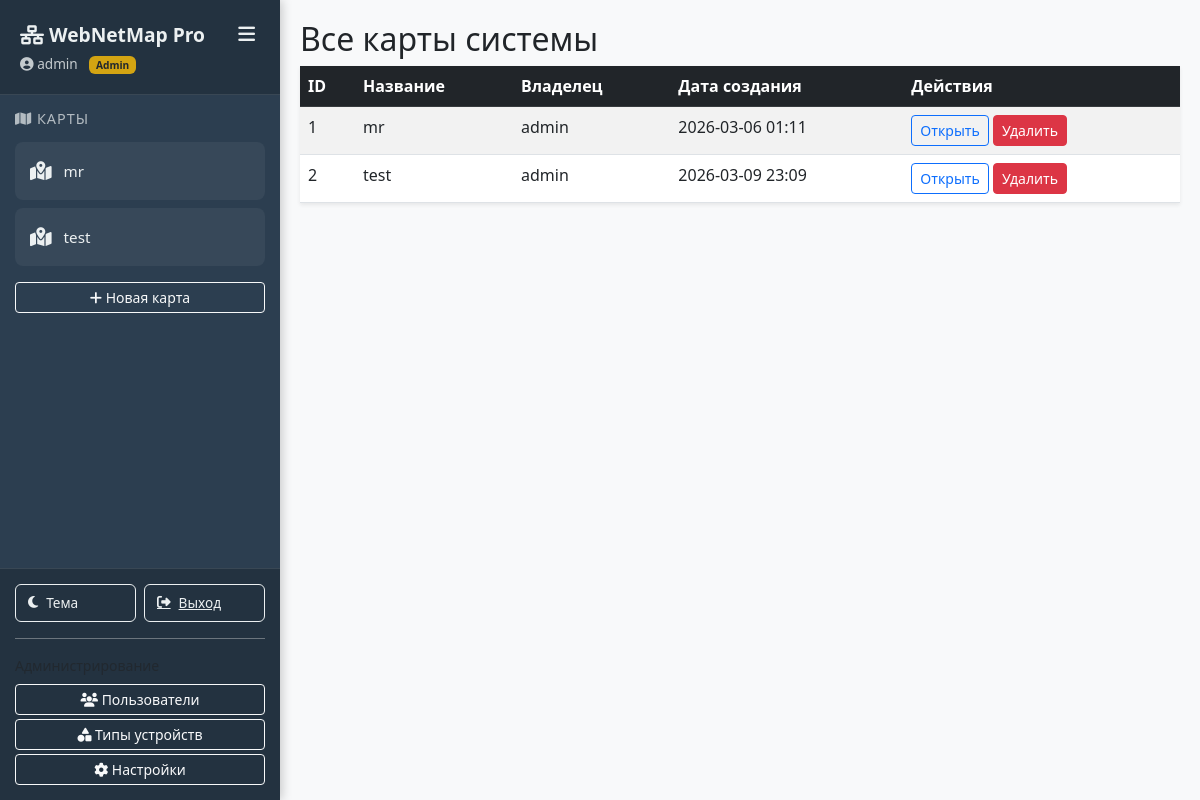
The page /admin/maps (signed in) on the database its author committed.
### models.py (models this page shows, shortened)
class User(UserMixin, db.Model):
    id = db.Column(db.Integer, primary_key=True)
    username = db.Column(db.String(64), unique=True, index=True)
    password_hash = db.Column(db.String(128))
    is_admin = db.Column(db.Boolean, default=False)
    created_at = db.Column(db.DateTime, default=datetime.utcnow)
    maps = db.relationship('Map', backref='owner', lazy='dynamic')

class Map(db.Model):
    id = db.Column(db.Integer, primary_key=True)
    name = db.Column(db.String(128))
    owner_id = db.Column(db.Integer, db.ForeignKey('user.id'))
    created_at = db.Column(db.DateTime, default=datetime.utcnow)
    devices = db.relationship('Device', backref='map', cascade="all, delete-orphan", lazy='dynamic')
    links = db.relationship('Link', backref='map', cascade="all, delete-orphan", lazy='dynamic')

### blueprints/admin.py (the view)
@admin_bp.route('/maps')
def maps_list():  # ⚠️ Важно: имя функции maps_list → endpoint будет admin.maps_list
    all_maps = Map.query.all()
    return render_template('admin/maps.html', maps=all_maps)

### blueprints/admin.py (called while the page is built)
@admin_bp.before_request
def check_admin():
    if not current_user.is_authenticated or not current_user.is_admin:
        flash('Доступ запрещен. Требуются права администратора.')
        return redirect(url_for('main.dashboard'))

### templates/admin/maps.html
{% extends "base.html" %}
{% block content %}
<h2>Все карты системы</h2>
<table class="table table-striped shadow-sm">
    <thead class="table-dark">
        <tr>
            <th>ID</th>
            <th>Название</th>
            <th>Владелец</th>
            <th>Дата создания</th>
            <th>Действия</th>
        </tr>
    </thead>
    <tbody>
        {% for map in maps %}
        <tr>
            <td>{{ map.id }}</td>
            <td>{{ map.name }}</td>
            <td>{{ map.owner.username }}</td>
            <td>{{ map.created_at.strftime('%Y-%m-%d %H:%M') }}</td>
            <td>
                <a href="{{ url_for('main.map_view', map_id=map.id) }}" class="btn btn-sm btn-outline-primary">Открыть</a>
                <a href="{{ url_for('admin.delete_map', id=map.id) }}" class="btn btn-sm btn-danger" onclick="return confirm('Удалить карту и все устройства?')">Удалить</a>
            </td>
        </tr>
        {% endfor %}
    </tbody>
</table>
{% endblock %}

### templates/base.html (shortened to what this page needs)
<!DOCTYPE html>
<html lang="ru" data-theme="light">
<head>
    <link href="https://cdn.jsdelivr.net/npm/bootstrap@5.3.0/dist/css/bootstrap.min.css" rel="stylesheet">
    <link href="https://cdnjs.cloudflare.com/ajax/libs/font-awesome/6.4.0/css/all.min.css" rel="stylesheet">
    <link rel="stylesheet" href="{{ url_for('static', filename='css/style.css') }}">
</head>
<body>
<nav class="sidebar" id="sidebar">
    <div class="sidebar-header">
        <div class="d-flex align-items-center justify-content-between">
            <h4>
                <i class="fas fa-network-wired"></i>
                <span class="sidebar-title-text">WebNetMap Pro</span>
            </h4>
            <button class="sidebar-toggle" id="sidebarToggle" onclick="toggleSidebar()">
                <i class="fas fa-bars"></i>
            </button>
        </div>
        {% if current_user.is_authenticated %}
        <div class="sidebar-user">
            <i class="fas fa-user-circle"></i> <span>{{ current_user.username }}</span>
            {% if current_user.is_admin %}
            <span class="badge bg-warning text-dark ms-2">Admin</span>
            {% endif %}
        </div>
        {% endif %}
    </div>
    {% if current_user.is_authenticated %}
    <div class="sidebar-maps">
        <h5><i class="fas fa-map"></i> <span>Карты</span></h5>
        <ul class="map-list" id="sidebarMapList">
        </ul>
        <button class="btn btn-sm btn-outline-light w-100 mt-2" data-bs-toggle="modal" data-bs-target="#createMapModal">
            <i class="fas fa-plus"></i> <span>Новая карта</span>
        </button>
    </div>
    <div class="sidebar-footer">
        <div class="d-flex gap-2">
            <button class="theme-toggle w-50" onclick="toggleTheme()">
                <i class="fas fa-moon"></i> <span>Тема</span>
            </button>
            <a href="{{ url_for('auth.logout') }}" class="theme-toggle w-50">
                <i class="fas fa-sign-out-alt"></i> <span>Выход</span>
            </a>
        </div>
        {% if current_user.is_admin %}
        <div class="mt-3 pt-3 border-top border-secondary admin-menu">
            <small class="text-muted d-block mb-2"><span>Администрирование</span></small>
            <a href="{{ url_for('admin.users') }}" class="btn btn-sm btn-outline-light w-100 mb-1">
                <i class="fas fa-users"></i> <span>Пользователи</span>
            </a>
            <a href="{{ url_for('admin.types') }}" class="btn btn-sm btn-outline-light w-100 mb-1">
                <i class="fas fa-shapes"></i> <span>Типы устройств</span>
            </a>
            <a href="{{ url_for('admin.settings') }}" class="btn btn-sm btn-outline-light w-100">
                <i class="fas fa-cog"></i> <span>Настройки</span>
            </a>
        </div>
        {% endif %}
    </div>
    {% endif %}
</nav>
    <div class="main-content">
        {% block content %}{% endblock %}
    </div>
</body>
</html>

### static/css/style.css (style rules this page uses)
:root { --bg-primary: #f8f9fa; --bg-secondary: #ffffff; --bg-sidebar: #2c3e50; --text-primary: #212529; --text-secondary: #6c757d; --text-sidebar: #ecf0f1; --border-color: #dee2e6; --accent-color: #3498db; --accent-hover: #2980b9; --card-shadow: 0 2px 10px rgba(0,0,0,0.1); --cy-background: #ffffff; --cy-grid: #e0e0e0; }
body { background-color: var(--bg-primary); color: var(--text-primary); font-family: 'Segoe UI', Tahoma, Geneva, Verdana, sans-serif; transition: background-color 0.3s, color 0.3s; overflow-x: hidden; }
.sidebar { position: fixed; top: 0; left: 0; width: 280px; height: 100vh; background: var(--bg-sidebar); color: var(--text-sidebar); z-index: 1000; transition: width 0.3s ease; overflow-y: auto; box-shadow: 2px 0 10px rgba(0,0,0,0.2); }
.sidebar-header { padding: 20px; background: rgba(0,0,0,0.2); border-bottom: 1px solid rgba(255,255,255,0.1); }
.sidebar-header h4 { margin: 0; font-size: 1.2rem; font-weight: 600; }
.sidebar-user { font-size: 0.85rem; opacity: 0.8; margin-top: 5px; }
.sidebar-toggle { background: transparent; border: none; color: var(--text-sidebar); font-size: 1.2rem; cursor: pointer; padding: 0 5px; transition: transform 0.2s; }
.sidebar-maps { padding: 15px; }
.sidebar-maps h5 { font-size: 0.9rem; text-transform: uppercase; letter-spacing: 1px; opacity: 0.7; margin-bottom: 15px; }
.map-list { list-style: none; padding: 0; margin: 0; }
.sidebar-footer { position: absolute; bottom: 0; left: 0; width: 100%; padding: 15px; background: rgba(0,0,0,0.2); border-top: 1px solid rgba(255,255,255,0.1); box-sizing: border-box; }
.main-content { margin-left: 280px; padding: 20px; transition: margin-left 0.3s ease; min-height: 100vh; }
.theme-toggle { background: transparent; border: 1px solid var(--text-sidebar); color: var(--text-sidebar); padding: 8px 12px; border-radius: 6px; cursor: pointer; transition: all 0.2s; display: flex; align-items: center; gap: 8px; font-size: 0.85rem; }
.sidebar, .main-content { animation: fadeIn 0.3s ease; }

### rows shown on the page
User: username "admin"
Map: id "1", name "mr", owner.username "admin", created_at "2026-03-06 01:11"
Map: id "2", name "test", owner.username "admin", created_at "2026-03-09 23:09"
